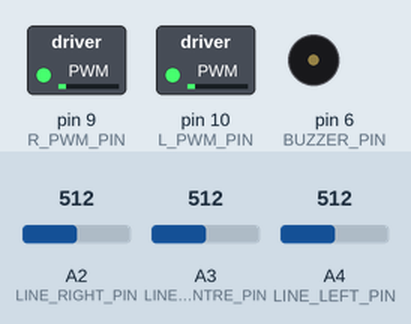
Recording of a sketch running on a simulated Arduino Leonardo, built with avr-gcc and run on an emulated ATmega32U4. Parts: switched loads named in the sketch (green lamp = pin HIGH), buzzer (waves = sounding). The test bench sets the inputs (shaded band); at power-on: A2 (LINE_RIGHT_PIN) = 512, A3 (LINE_CENTRE_PIN) = 512, A4 (LINE_LEFT_PIN) = 512. What the sketch prints to the serial monitor is not drawn.

Above: at 1.8 s.
1.9 s: A2 (LINE_RIGHT_PIN) set to 900
At 4.1 s:
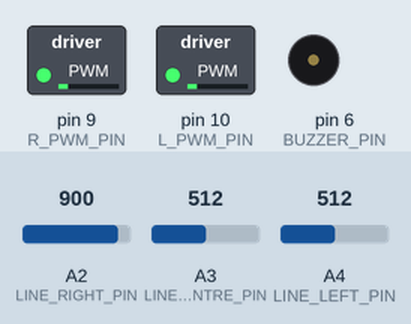
4.4 s: A2 (LINE_RIGHT_PIN) set to 570
5.9 s: A2 (LINE_RIGHT_PIN) set to 548
At 6.8 s:
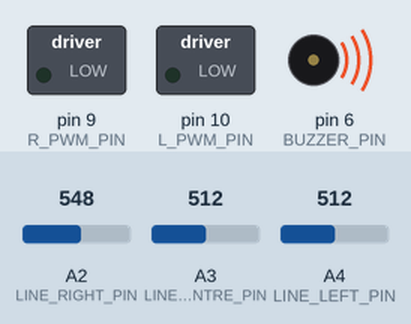
Timing chart, 0 to 9.4 s (numbered marks = the images above; inputs shaded):
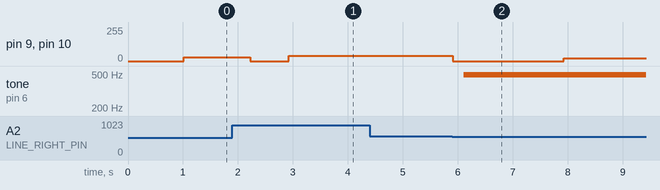

Measured:
- the behaviour switches between 562 and 561 on A2 (LINE_RIGHT_PIN) (found by bisection; images 1 and 2)
- after the input at 1.9 s, pin 9 (R_PWM_PIN), pin 10 (L_PWM_PIN): 30/255 → 0/255 after 0.32 s, → 40/255 0.70 s later
- after the input at 5.9 s, pin 9 (R_PWM_PIN), pin 10 (L_PWM_PIN): 40/255 → 0/255 at once, → 20/255 2.0 s later; tone on pin 6 (BUZZER_PIN): silent → 490 Hz after 0.20 s

The sketch:

OdometryCalc_ReachStartPos.ino
```cpp
//#include "encoders.h"
#include "lineSensors.h"

#include <Romi32U4.h>

Romi32U4Encoders encoders;

float angleDeg, angleRad;
float xProj, yProj;
float theta = 0.0;
float distancePerCount = 0.015;
int wheelDistance = 14;
float meanDistance;
float finalX = 0.0;
float finalY = 0.0;
int turn = 0;
int16_t count_left_e;
int16_t count_right_e;


#define L_PWM_PIN 10
#define L_DIR_PIN 16
#define R_PWM_PIN  9
#define R_DIR_PIN 15
#define BUZZER_PIN  6
#define LINE_THRE 300
#define POWER_MAX 30
#define LINE_STR 5


#define LINE_LEFT_PIN A4 //LEFT PIN
#define LINE_CENTRE_PIN A3 //CENTER PIN
#define LINE_RIGHT_PIN A2 //RIGHT PIN

LineSensor line_left(LINE_LEFT_PIN); //Line sensor object for the left sensor
LineSensor line_centre(LINE_CENTRE_PIN); //Line sensor object for the centre sensor
LineSensor line_right(LINE_RIGHT_PIN); //Line sensor object for the right sensor

unsigned long last_timestamp;
unsigned long time_now;
unsigned long elapsed_time;
int l_value; // left sensor
int c_value; // centre sensor
int r_value; // right sensor
volatile int left_speed;
volatile int right_speed;
int end_of_line_cnt=0;
float Itot;
float Pl;
float Pr;
float M;

int flag=0;


void play_tone()
{
for (int i=0; i<=100; i++)
{
analogWrite(BUZZER_PIN, 50);
delay(5);
analogWrite(BUZZER_PIN, 0);
}
delay(100);
for (int i=0; i<=100; i++)
{
analogWrite(BUZZER_PIN, 50);
delay(5);
analogWrite(BUZZER_PIN, 0);
}
}

void motor_left(signed power){
if (abs(power)>255){
Serial.println("ERROR LEFT MOTOR");
}
else if (power>0){
digitalWrite( L_DIR_PIN, LOW);
analogWrite( L_PWM_PIN,power);
}
else
{
digitalWrite( L_DIR_PIN, HIGH);
analogWrite( L_PWM_PIN,-power);
}
}

void motor_right(signed power)
{
if (abs(power)>255)
{
Serial.println("ERROR RIGHT MOTOR");
}
else if (power>0)
{
 digitalWrite( R_DIR_PIN, LOW);
 analogWrite( R_PWM_PIN,power);
}
else
{
  digitalWrite( R_DIR_PIN, HIGH);
  analogWrite( R_PWM_PIN,-power);
  }
}

void setupMotorPins() {
    // Set our motor driver pins as outputs.
  pinMode( L_PWM_PIN, OUTPUT );
  pinMode( L_DIR_PIN, OUTPUT );
  pinMode( R_PWM_PIN, OUTPUT );
  pinMode( R_DIR_PIN, OUTPUT );
  pinMode( LINE_LEFT_PIN, INPUT );
  pinMode( LINE_CENTRE_PIN, INPUT );
  pinMode( LINE_RIGHT_PIN, INPUT );

  // Set initial direction for l and r
  // Which of these is foward, or backward?

}

void all_stop()
{
  motor_right(0);
  motor_left(0);
  delay(200);
}

void move_forward(int power)
{
  motor_right(power);
  motor_left(power);
}

void turn_left(int power_turn_left)
{
  motor_right(power_turn_left);
  motor_left(-power_turn_left);
}

void turn_right(int power_turn_right)
{
  motor_left(power_turn_right);
  motor_right(-power_turn_right);
}

//this function run the

void Drive_Romi(float Mag)
{
  if (Mag >= 0.3)
  {
    turn_left(40);
  }
  else if (Mag <= -0.3)
  {
    turn_right(40);
  }
  else
  {
    left_speed=(-POWER_MAX)*Mag+30;
    right_speed= POWER_MAX*Mag+30;
    motor_left(left_speed);
    motor_right(right_speed);

}

}

// Remember, setup only runs once.
void setup() {

  // change interrupts for the encoders.
  //setupLeftEncoder();
  //setupRightEncoder();

  // Initialise your other globals variables
  // and devices.

//t_timestamp = millis();

  // Initialise the Serial communication
  Serial.begin( 9600 );
  delay(1000);
  Serial.println("***RESET***");

  // Calibrate the three line sensors.
  line_left.calibrate();
  line_centre.calibrate();
  line_right.calibrate();

  //move forward until meeting the line

  while(line_left.readCalibrated()<LINE_THRE and line_centre.readCalibrated()<LINE_THRE and line_right.readCalibrated()<LINE_THRE)
  {
    move_forward(30);
    calcOdometry(encoders.getCountsLeft(), encoders.getCountsRight(), 0);
    delay(600);
  }

  all_stop();
  delay(500);
}


void loop() {

//Serial.println("turn is : " + String(turn) );
//
// Read analog voltages
  l_value=line_left.readCalibrated();
  c_value=line_centre.readCalibrated();
  r_value=line_right.readCalibrated();

  count_left_e = encoders.getCountsLeft();
  count_right_e = encoders.getCountsRight();


  calcOdometry(count_left_e, count_right_e, turn);

  if(turn == 0){
      Itot= l_value+c_value+r_value;
      Pl=l_value/Itot;
      Pr=r_value/Itot;
      M=Pl-Pr;

      //Drive_Romi(M);
      delay(1);
      int LINE_THREb=50;
      if(l_value<LINE_THREb and c_value<LINE_THREb and r_value<LINE_THREb)
      {

        end_of_line_cnt++;
        move_forward(30);
        if (end_of_line_cnt++<=10 )
        {
          all_stop();
          Serial.println("Inside");
          if (flag==0){
            flag=1;
            play_tone();
            delay(700);
            turn = 1;
          }
        }
      }
      else
      {
        Drive_Romi(M);
      }
  }

}

float finalTheta = 0.0;

void calcOdometry(int16_t encoderLPos, int16_t encoderRPos, int turn){

  //Serial.println("Encoder values are" + String(encoderLPos) + ",,,," + String(encoderRPos));

    static int encoderRPosPrev = 0;
    static int encoderLPosPrev = 0;

    float SR = distancePerCount * (encoderRPos - encoderRPosPrev);
    float SL = distancePerCount * (encoderLPos - encoderLPosPrev);

    encoderRPosPrev = encoderRPos;
    encoderLPosPrev = encoderLPos;


    theta += (SR - SL) / wheelDistance;

    if(theta > 6.28)
      theta -= 6.28;
    else if(theta < -6.28)
      theta += 6.28;

     // Serial.println("Deg : " + String(theta * 57.2958) );
        meanDistance = (SL + SR)/2;
        xProj = xProj + meanDistance*cos(theta);
        yProj = yProj + meanDistance*sin(theta);

      if(turn == 0){
           finalX = xProj;
           finalY = yProj;
           finalTheta = theta;
           Serial.println(
                      "Final Theta : " + String(finalTheta * 57.2958) + "\t" +
                      "final X : " + String(xProj) + "\t" +
                      "final Y : " + String(yProj)
                      );
        }
      else if(turn == 1){   // Turn 180 degrees opposite to start location

           float t = theta * 57.2958;
           int difference = -180 - t;
           Serial.println("Difference Angle is : " + String(difference));

              if(difference > 0){
                      motor_drive(HIGH, LOW);
                      Serial.println("Moving Left");
                  }else if(difference < 0){
                      motor_drive(LOW, HIGH);
                      Serial.println("Moving Right");
                    }else{
                      Serial.println("Stopping");
                       //all_stop();
                       resetEncoders();
                           encoderRPosPrev = 0;
                           encoderLPosPrev = 0;
                           xProj = 0;
                           yProj = 0;
                           theta = 0;
                         //count_left_e = encoders.getCountsLeft();
                         //count_right_e = encoders.getCountsRight();

                       stopAll();
                       delay(2000);

                    }

        }else if(turn == 2){   // Now move forward towards Start point.

          Serial.println("Difference X is : " + String(float(finalX - xProj)));
          Serial.println(
                      "final X : " + String(xProj) + "\t" +
                      "final Y : " + String(yProj)
                      );

          if(int(finalX - xProj) == 0){
              all_stop();
            }else{
              Serial.println("Moving Forward");
                move_forward(30);
                Serial.println(
                      "New X : " + String(xProj) + "\t" +
                      "NEW Y : " + String(yProj)
                      );
                      delay(1700);
              }
          }
  }

  void stopAll(){
      motor_right(0);
      motor_left(0);
      //delay(200);
      turn = 2;
    }


void resetEncoders(){
    Serial.println("Resetting Encoders");
    int RC = encoders.getCountsAndResetRight();
    int LC = encoders.getCountsAndResetLeft();
    Serial.println(LC);Serial.println(RC);
  }

void motor_drive(boolean ls, boolean rs){ // Drive motors according to the calculated values for a turn
  digitalWrite( L_DIR_PIN, ls );
  digitalWrite( R_DIR_PIN, rs );
  analogWrite(L_PWM_PIN, 20);
  analogWrite(R_PWM_PIN, 20);
  //delay(2000);
}
```

lineSensors.h
```cpp
#ifndef _Line_follow_h
#define _Line_follow_h

//Number of readings to take for calibration
//const int NUM_CALIBRATIONS = ????;

/*
 *  Class to represent a single line sensor
 */
class LineSensor {
  public:

    // Required function.
    LineSensor(int pin);   //Constructor

    // Suggested functions.
    void calibrate();         //Calibrate
    int readRaw();            //Return the uncalibrated value from the sensor
    float readCalibrated();   //Return the calibrated value from the sensor
    bool isOverLine();

  private:

    int pin;
    int calibrate_count;
    int threshold;
    float bias_compensation;

};


// Class Constructor:
// Sets pin passed in as argument to input
LineSensor::LineSensor(int Line_pin) {
  calibrate_count = 50;
  bias_compensation = 0.0;
  threshold = 100;

  pin = Line_pin;
  pinMode(pin, INPUT);
}

// Returns unmodified reading.
int LineSensor::readRaw() {
  return analogRead(pin);
}

// Write this function to measure any
// systematic error in your sensor and
// set some bias values.
void LineSensor::calibrate() {
  int running_total = 0;

  for (int i = 0; i < calibrate_count; i++)
  {
    int value = readRaw();
    running_total += value;
  }

  bias_compensation = (float)running_total/(float)calibrate_count;
}


// Use the above bias values to return a
// compensated ("corrected") sensor reading.
float LineSensor::readCalibrated() {
  float calibrated_reading = (float)readRaw() - bias_compensation;
  return calibrated_reading;
}

// Check if sensor is over a line
bool LineSensor::isOverLine() {
  if (readCalibrated() > threshold) {
    return true;
  }
  return false;
}


#endif
```
